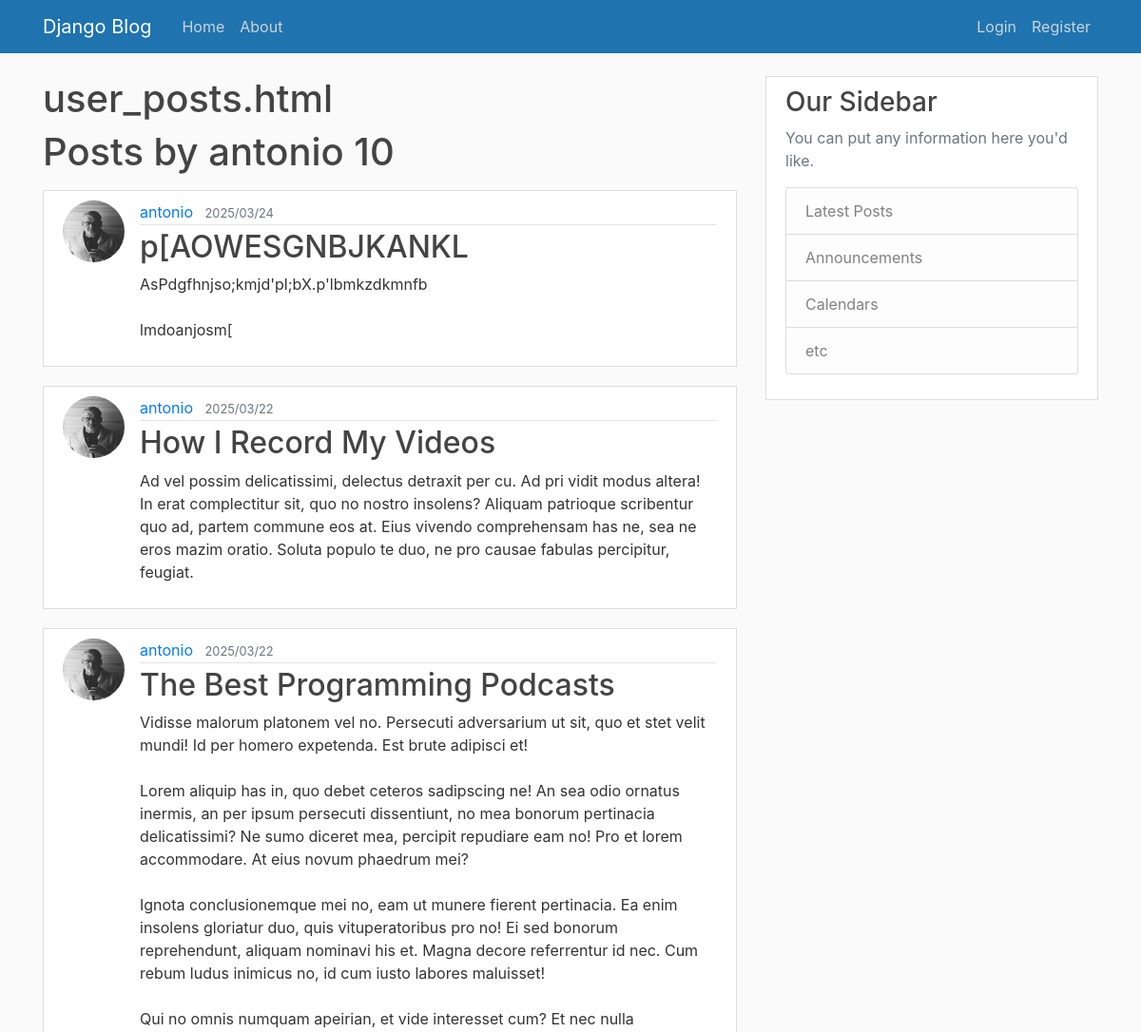
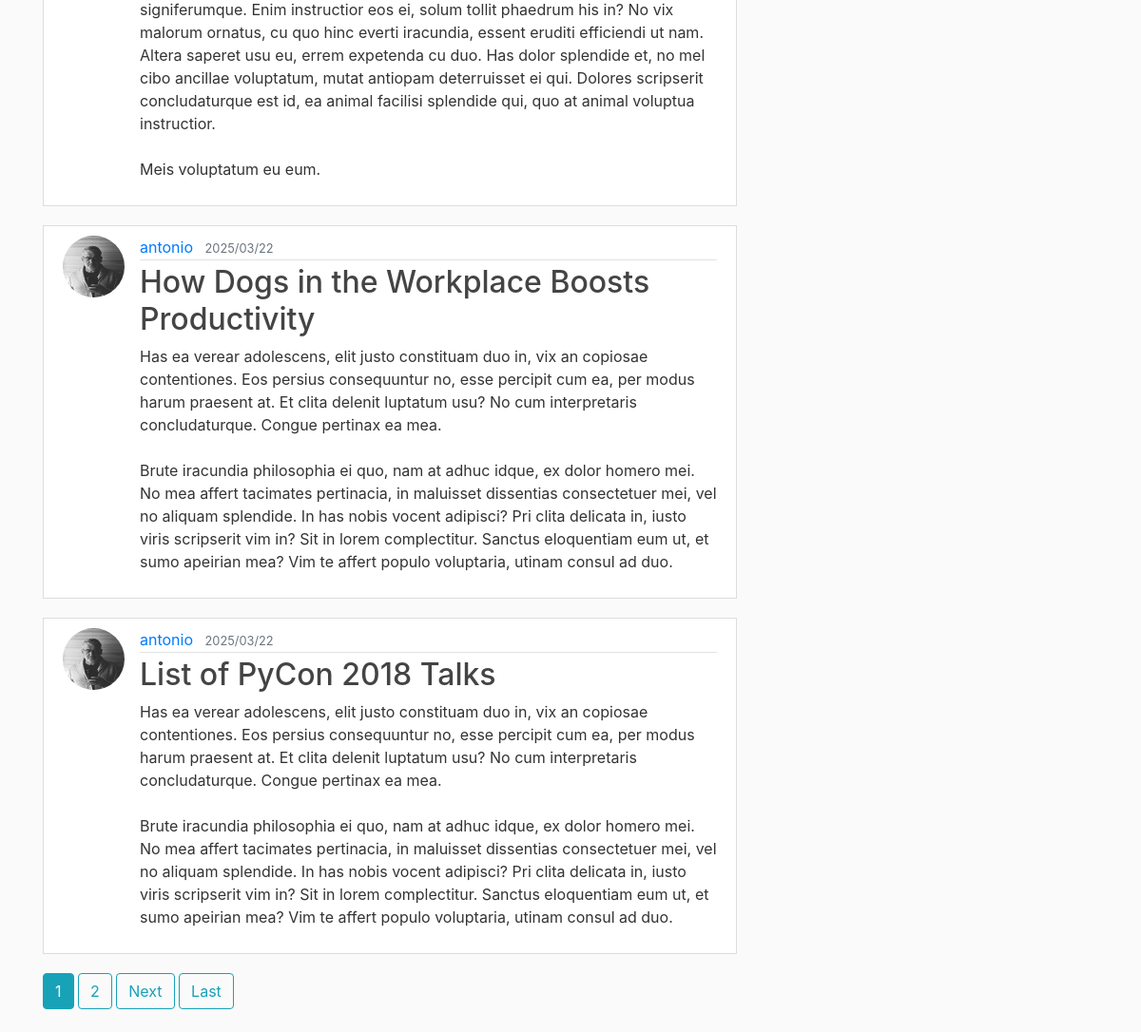
Page /user/antonio on the committed database (2 pictures, top to bottom).
### blog/models.py (models this page shows, shortened)
class Post(models.Model):
    title = models.CharField(max_length=100)
    content = models.TextField()
    date_posted = models.DateTimeField(default=timezone.now)
    author = models.ForeignKey(User, on_delete=models.CASCADE)

### users/models.py (models this page shows, shortened)
class Profile(models.Model):
    user = models.OneToOneField(User, on_delete=models.CASCADE)
    image = models.ImageField(default='default.jpg', upload_to='profile_pics')

### blog/views.py (the view)
# urls.py: path('user/<str:username>', UserPostListView.as_view(), name='user-posts')
class UserPostListView(ListView):
	model = Post
	template_name = 'blog/user_posts.html'
	context_object_name = 'posts'
	paginate_by = 5
	def get_queryset(self):
		user = get_object_or_404(User, username=self.kwargs.get('username'))
		return Post.objects.filter(author=user).order_by('-date_posted')

### blog/templates/blog/user_posts.html (shortened to what this page needs)
{% extends "blog/base.html" %}
{% block content %}
	<h1>user_posts.html</h1>
	<h1 class="mb-3">Posts by {{  view.kwargs.username }} {{ page_obj.paginator.count }}</h1>
	{% for post in posts %}
		<article class="media content-section">
			<img class="rounded-circle article-img" src="{{ post.author.profile.image.url }}">
			<div class="media-body">
				<div class="article-metadata">
					<a class="mr-2" href="{%  url 'user-posts' post.author.username %}">{{ post.author }}</a>
					<small class="text-muted">{{ post.date_posted|date:"Y/m/d" }}</small>
				</div>
				<h2><a class="article-title" href="{% url 'post-detail' post.id %}">{{ post.title }}</a></h2>
				<p class="article-content">{{ post.content }}</p>
			</div>
		</article>
	{% endfor %}
	{% if is_paginated %}
		{% for num in page_obj.paginator.page_range %}
			{% if page_obj.number == num  %}
				<a class="btn btn-info mb-4" href="?page={{ num }}">{{ num }}</a>
			{% elif num > page_obj.number|add:'-3' and num < page_obj.number|add:'3' %}
				<a class="btn btn-outline-info mb-4" href="?page={{ num }}">{{ num }}</a>
			{% endif %}
		{% endfor %}
		{% if page_obj.has_next %}
			<a class="btn btn-outline-info mb-4" href="?page={{ page_obj.next_page_number }}">  Next  </a>
			<a class="btn btn-outline-info mb-4" href="?page={{ page_obj.paginator.num_pages }}">Last</a>
		{% endif %}
	{% endif %}
{% endblock content %}

### blog/static/blog/main.css (style rules this page uses)
body { background: #fafafa; color: #333333; margin-top: 5rem; }
h1, h2, h3, h4, h5, h6 { color: #444444; }
.content-section { background: #ffffff; padding: 10px 20px; border: 1px solid #dddddd; border-radius: 0px; margin-bottom: 20px; }
.article-title { color: #444444; }
.article-content { white-space: pre-line; }
.article-img { height: 65px; width: 65px; margin-right: 16px; }
.article-metadata { padding-bottom: 1px; margin-bottom: 4px; border-bottom: 1px solid #e3e3e3 }

### rows in the picture
Post: author.profile.image (picture), author "antonio", date_posted "2025/03/24", title "p[AOWESGNBJKANKL", content "AsPdgfhnjso;kmjd'pl;bX.p'lbmkzdkmnfb lmdoanjosm["
Post: author.profile.image (picture), author "antonio", date_posted "2025/03/22", title "How I Record My Videos", content "Ad vel possim delicatissimi, delectus detraxit per cu. Ad pri vidit modus altera! In erat complectitur sit, quo no nostro insolens? Aliquam patrioque scribentur quo ad, partem commune eos at. Eius vivendo comprehensam has ne, sea ne eros mazim oratio. Soluta populo te duo, ne pro causae fabulas percipitur, feugiat."
Post: author.profile.image (picture), author "antonio", date_posted "2025/03/22", title "The Best Programming Podcasts", content "Vidisse malorum platonem vel no. Persecuti adversarium ut sit, quo et stet velit mundi! Id per homero expetenda. Est brute adipisci et! Lorem aliquip has in, quo debet ceteros sadipscing ne! An sea odio ornatus inermis, an per ipsum persecuti dissentiunt, no mea bonorum pertinacia delicatissimi? Ne sumo diceret mea, percipit repudiare eam no! Pro et lorem accommodare. At eius novum phaedrum mei? Ignota conclusionemque mei no, eam ut munere fierent pertinacia. Ea enim insolens gloriatur duo, quis vituperatoribus pro no! Ei sed bonorum reprehendunt, aliquam nominavi his et. Magna decore referrentur id nec. Cum rebum ludus inimicus no, id cum iusto labores maluisset! Qui no omnis numquam…"
Post: author.profile.image (picture), author "antonio", date_posted "2025/03/22", title "How Dogs in the Workplace Boosts Productivity", content "Has ea verear adolescens, elit justo constituam duo in, vix an copiosae contentiones. Eos persius consequuntur no, esse percipit cum ea, per modus harum praesent at. Et clita delenit luptatum usu? No cum interpretaris concludaturque. Congue pertinax ea mea. Brute iracundia philosophia ei quo, nam at adhuc idque, ex dolor homero mei. No mea affert tacimates pertinacia, in maluisset dissentias consectetuer mei, vel no aliquam splendide. In has nobis vocent adipisci? Pri clita delicata in, iusto viris scripserit vim in? Sit in lorem complectitur. Sanctus eloquentiam eum ut, et sumo apeirian mea? Vim te affert populo voluptaria, utinam consul ad duo."
Post: author.profile.image (picture), author "antonio", date_posted "2025/03/22", title "List of PyCon 2018 Talks", content "Has ea verear adolescens, elit justo constituam duo in, vix an copiosae contentiones. Eos persius consequuntur no, esse percipit cum ea, per modus harum praesent at. Et clita delenit luptatum usu? No cum interpretaris concludaturque. Congue pertinax ea mea. Brute iracundia philosophia ei quo, nam at adhuc idque, ex dolor homero mei. No mea affert tacimates pertinacia, in maluisset dissentias consectetuer mei, vel no aliquam splendide. In has nobis vocent adipisci? Pri clita delicata in, iusto viris scripserit vim in? Sit in lorem complectitur. Sanctus eloquentiam eum ut, et sumo apeirian mea? Vim te affert populo voluptaria, utinam consul ad duo."

### other values in the picture
{{ view.kwargs.username }} "antonio"
{{ page_obj.paginator.count }} "10"
{{ num }} "1"
{{ num }} "2"
